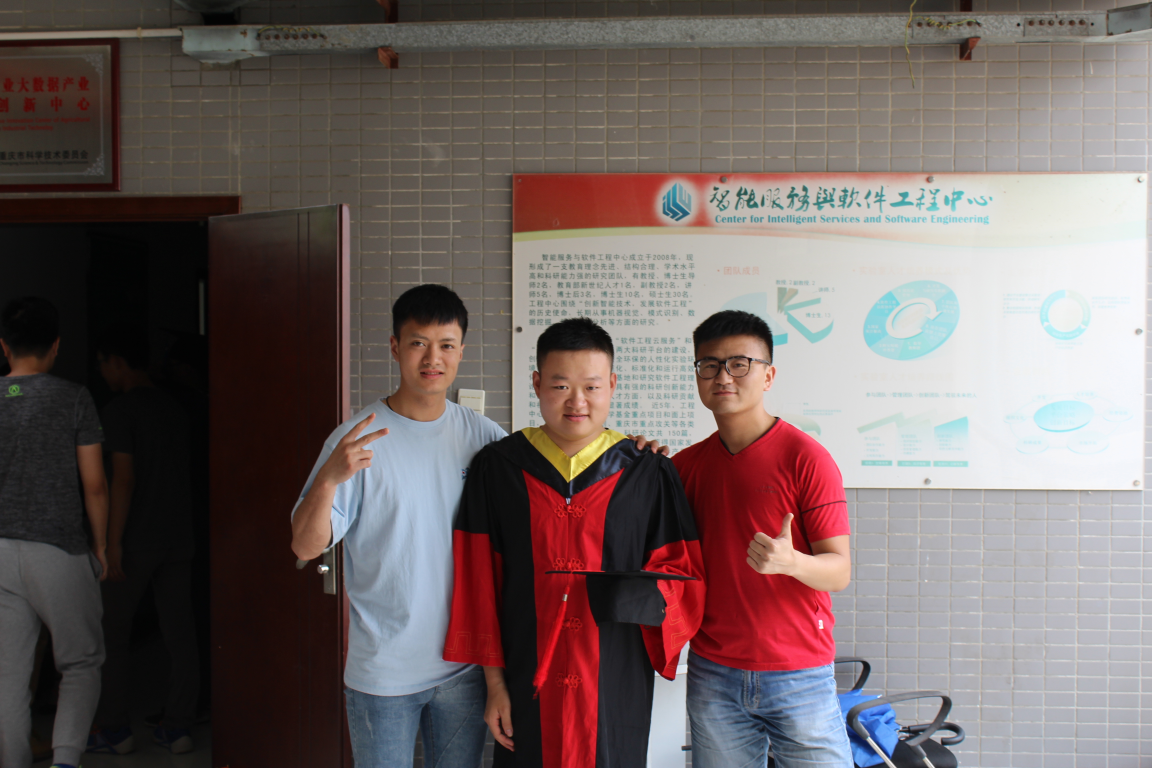
#> input picture python学习项目集合/5：changeImageSize/image/IMG_6580.JPG, 3456 x 2304 px (shown at 1/3 size); its folder holds 4 pictures in this run
$ python changeSize.py   (older library calls are emulated)
#> lines starting #> are read from the running program, lines starting #| are printed output that depends on the picture
#-*-coding:utf-8-*-
from PIL import Image
# glob 是文件路径搜索模块:按照指定的路径查找相应的文件
import glob,os
def resize():
	for file in glob.glob(r"image/*.JPG"):
		# 把路径分割成dirname和basename，返回一个元组
		filepath,filname = os.path.split(file)
		# 分割路径，返回路径名和文件扩展名的元组
		fname,fext = os.path.splitext(filname)
		print(fname,"====",fext)
		ima = Image.open(file)
#> ima is the input picture: PIL image 3456x2304 RGB; mean R, G, B 114.5, 101.2, 99.9
		w,h = ima.size
#> w = 3456; h = 2304
		if w>640:
			x = w/640.0
#> x = 5.4
			w = 640
			h = int(h/x)
#> h = 426
		if h>1136:
			x = h/1136.0
			h = 1136
			w = int(w/x)
		print("new size:",w,h)
#| new size: 640 426
		imo = ima.resize((w,h),Image.ANTIALIAS)
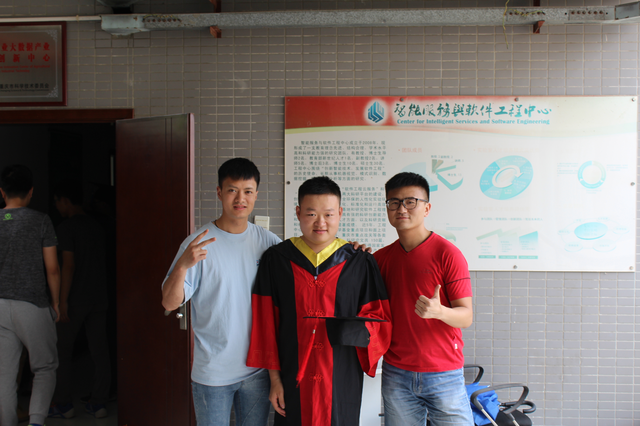
#> imo: PIL image 640x426 RGB; mean R, G, B 114.4, 101.2, 99.9
		imo.save("0005"+filname)
#> pass 2 of the loop in resize, `for file in glob.glob(r"image/*.JPG"):`:
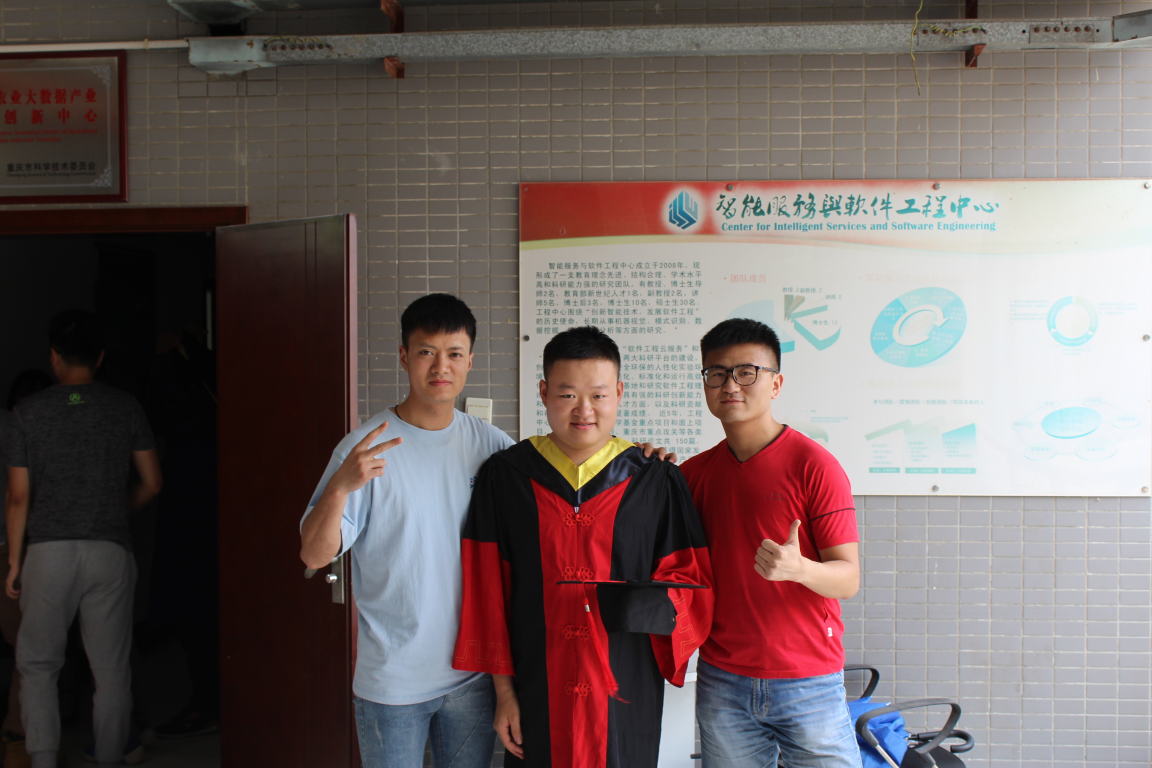
#> input picture python学习项目集合/5：changeImageSize/image/IMG_6581.JPG, 3456 x 2304 px (shown at 1/3 size)
#> in resize, ima is the input picture: PIL image 3456x2304 RGB; mean R, G, B 113, 99.4, 98
#| new size: 640 426
#> in resize, `imo = ima.resize((w,h),Image.ANTIALIAS)`:
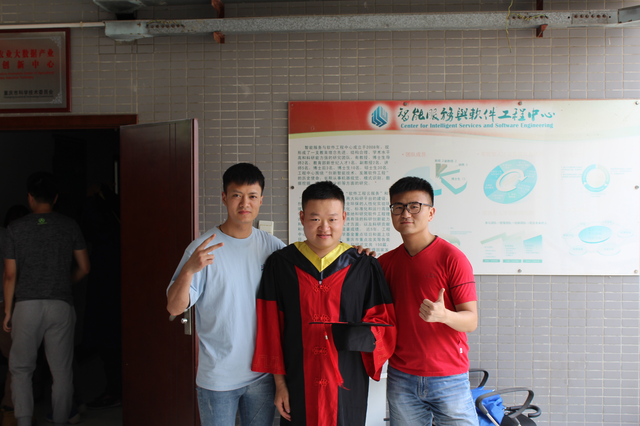
#> imo: PIL image 640x426 RGB; mean R, G, B 113, 99.4, 98
#> pass 3 of the loop in resize, `for file in glob.glob(r"image/*.JPG"):`:
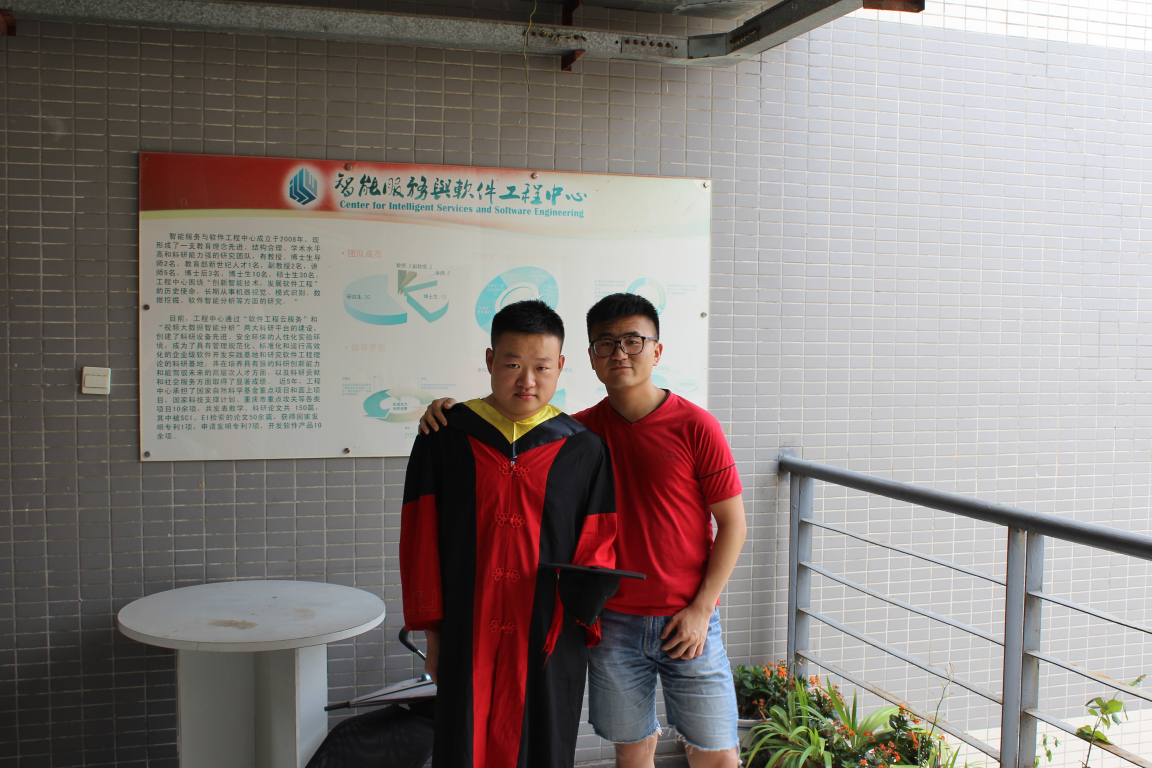
#> input picture python学习项目集合/5：changeImageSize/image/IMG_6599.JPG, 3456 x 2304 px (shown at 1/3 size)
#> in resize, ima is the input picture: PIL image 3456x2304 RGB; mean R, G, B 137.3, 129, 125.8
#| new size: 640 426
#> in resize, `imo = ima.resize((w,h),Image.ANTIALIAS)`:
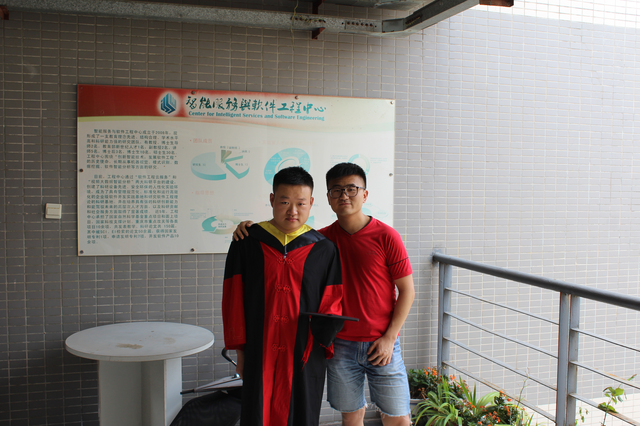
#> imo: PIL image 640x426 RGB; mean R, G, B 137.3, 129, 125.8
#> the loop made 4 passes; the first 3 are shown
if __name__ == "__main__":
	print("===")
	resize()
